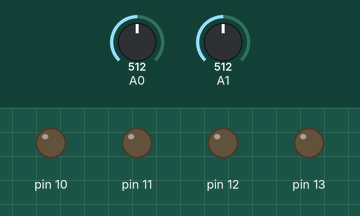
Bench run of a sketch on a simulated Arduino Uno, built with avr-gcc and run on an emulated ATmega328P. Shown: output pins drawn as LEDs (lit = HIGH). The test bench sets the inputs (shaded band); at power-on: A1 = 512, A0 = 512.

Above: at 1.2 s.
1.3 s: A1 set to 307
2.8 s: A1 set to 286
At 3.2 s:
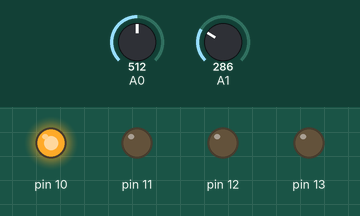
At 3.7 s:
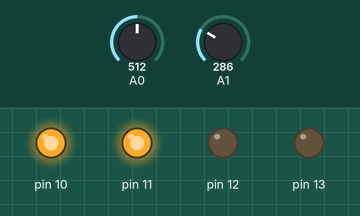
5.8 s: A0 set to 486
8.8 s: A0 set to 457
11.8 s: A0 set to 0
At 13.3 s:
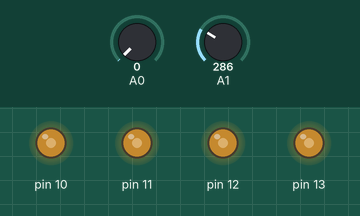
14.0 s: A0 set to 23
At 14.83 s:
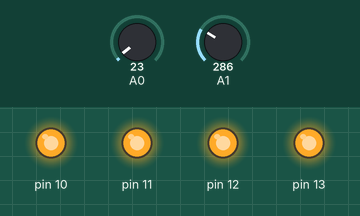
Timing chart, 0 to 64.5 s (numbered marks = the images above; inputs shaded):
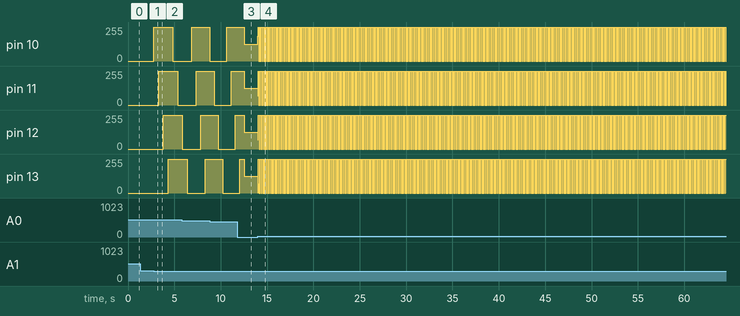

Measured:
- the behaviour switches between 300 and 299 on A1 (found by bisection; images 0 and 1)
- after the input at 1.3 s, every drawn part: stays the same
- after the input at 2.8 s, pin 10: 0/255 → 255/255 at once, → 0/255 2.0 s later; pin 11: 0/255 → 255/255 after 0.51 s, → 0/255 2.0 s later; pin 12: 0/255 → 255/255 after 1.0 s; pin 13: 0/255 → 255/255 after 1.5 s
- after the input at 11.8 s, pin 10–12: 255/255 → 127/255 after 0.74 s
- after the input at 14.0 s, pin 10: 127/255 → 185/255 at once, then moves between 0/255 and 255/255, repeating every 0.55 s; pin 11: 127/255 → 69/255 at once, then moves between 0/255 and 255/255, repeating every 0.18 s

The sketch:

ARDUINO_LabAct05.ino
```cpp
int valueSpeed;
int valuePower;
bool state = HIGH;

void setup() {
  pinMode (10, OUTPUT);
  pinMode (11, OUTPUT);
  pinMode (12, OUTPUT);
  pinMode (13, OUTPUT);
}

void loop() {
  valueSpeed = analogRead(A0);
  valuePower = analogRead(A1);

  if (valuePower < 300){
      LED_Sequence();
  }else{
     LED_off();
   }
}

void LED_Sequence(){
    for(int i=10; i<=13; i++){
         digitalWrite(i, state);
         delay(valueSpeed);
    }
    state = !state;
  }

void LED_off(){
    for(int i=10; i<=13; i++){
         digitalWrite(i, !state);
    }
  }
```
